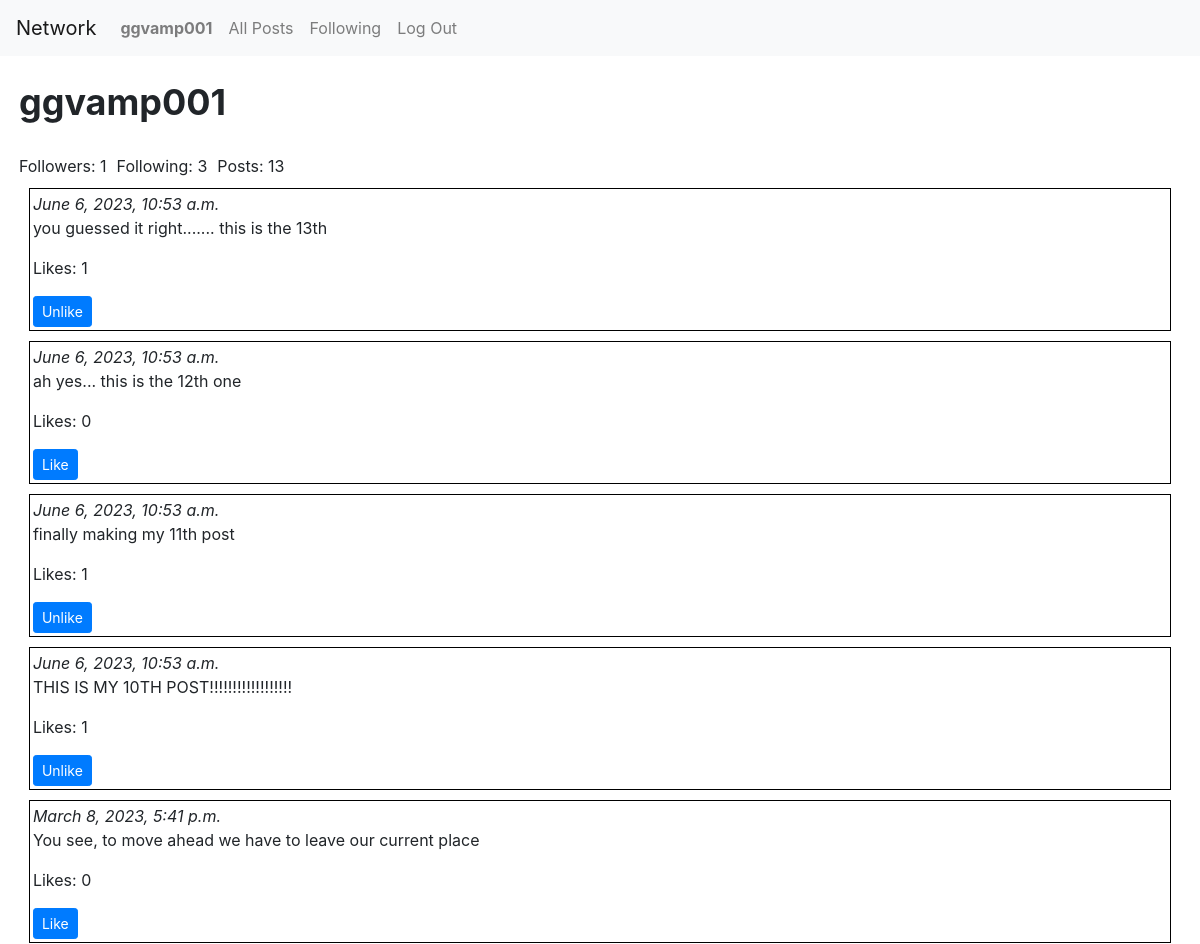
Before: /user/ggvamp001 (signed in, upper part) with the older database file.
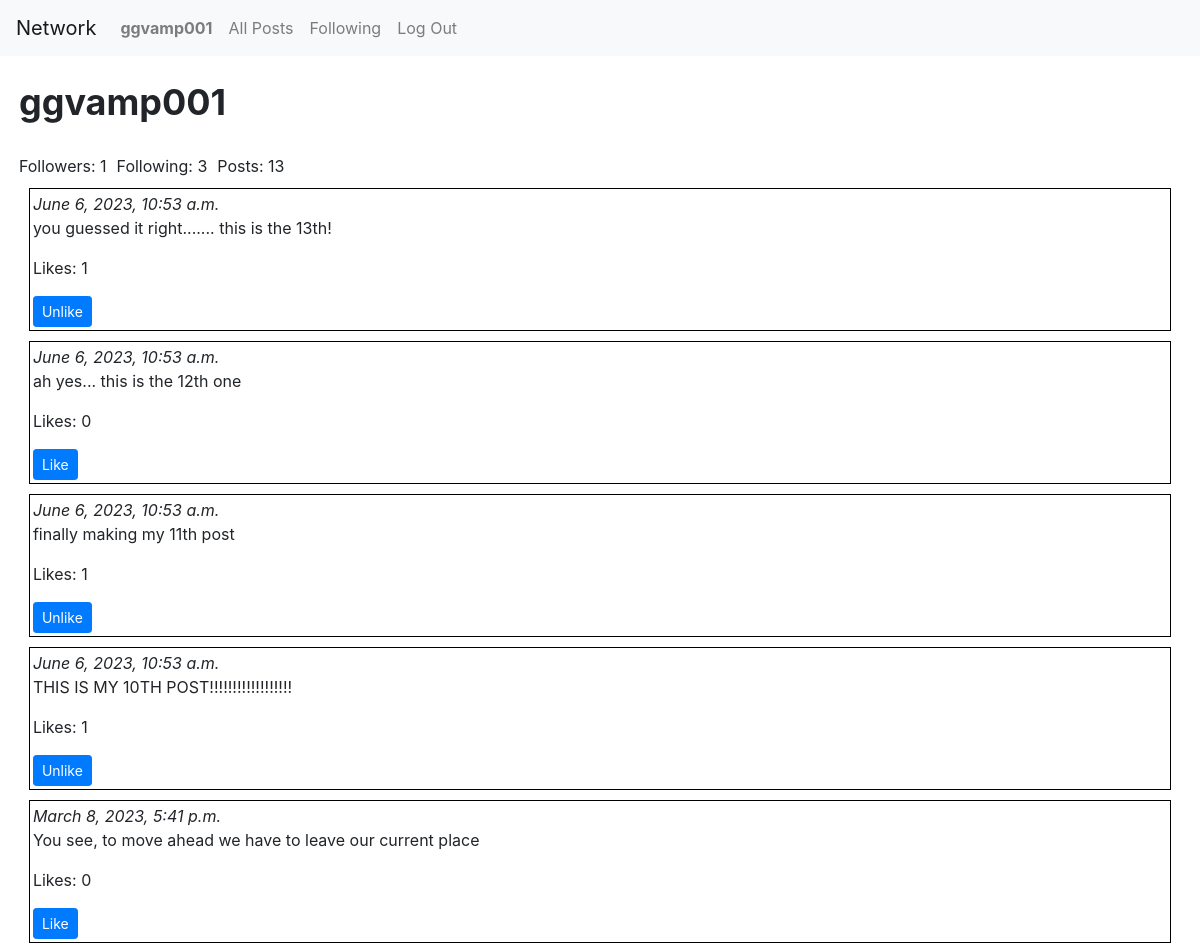
After: the same page with the newer database file.
### network/models.py (models this page shows, shortened)
class Posts(models.Model):
    poster = models.ForeignKey(User, on_delete=models.CASCADE, related_name="posts")
    content = models.TextField(max_length=256)
    time = models.DateTimeField(default=datetime.now())

### network/views.py (the view)
# urls.py: path("user/<str:username>", views.userpage, name="userpage"),
def userpage(request, username):
    user = User.objects.get(username=username)
    allposts = list(Posts.objects.filter(poster=user).values())
    postcount = len(allposts)
    for post in allposts:
        post["likecount"] = len(Like.objects.filter(post_id=post["id"]))
        liked = Like.objects.filter(
            user=request.user, post=Posts.objects.get(id=post["id"])
        )
        if len(liked) == 0:
            post["liked"] = False
        else:
            post["liked"] = True
    allposts.reverse()
    follower = len(user.followers.all())
    following = len(user.following.all())
    try:
        Follower.objects.get(
            follower=User.objects.get(username=request.user.username),
            following=User.objects.get(username=username),
        )
        follow_status = True
    except:
        follow_status = False
    paginator = Paginator(allposts, 10)
    page_no = request.GET.get("page")
    if page_no is None or int(page_no) < 0 or int(page_no) > paginator.num_pages:
        page_no = 1
    page_obj = list(paginator.get_page(page_no))
    return render(
        request,
        "network/userpage.html",
        {
            "username": username,
            "posts": page_obj,
            "pagecount": paginator.num_pages,
            "page": page_no,
            "postcount": postcount,
            "followers": follower,
            "following": following,
            "follow_status": follow_status,
        },
    )

### network/templates/network/userpage.html (shortened to what this page needs)
{% extends "network/layout.html" %}
{% load static %}
{% block body %}
    <div id="UserBody">
        <div id="username">
            {{username}}
        </div>
        <div id="belowFollowButton">
            <div>Followers: {{followers}}</div> <div>Following: {{following}}</div> <div>Posts: {{postcount}}</div>
        </div>
        <div>
            {% for post in posts %}
            <div class="post">
                <i>{{post.time}}</i>
                <p>{{post.content}} </p>
                <p id="post{{post.id}}">Likes: {{post.likecount}}</p>
                {% if user.is_authenticated %}
                <form id="{{post.id}}form" onsubmit="LikePost({{post.id}}); return false">
                    <button class="btn btn-primary btn-sm" id="button{{post.id}}" type="submit">
                        {% if post.liked %}
                            Unlike
                        {% else %}
                            Like
                        {% endif %}
                    </button>
                </form>
                {% endif %}
            </div>
            {% endfor %}
        </div>
    </div>
{% endblock %}

Changed rows visible on the page:
changed Posts: content "you guessed it right....... this is the 13th" → "you guessed it right....... this is the 13th!"
